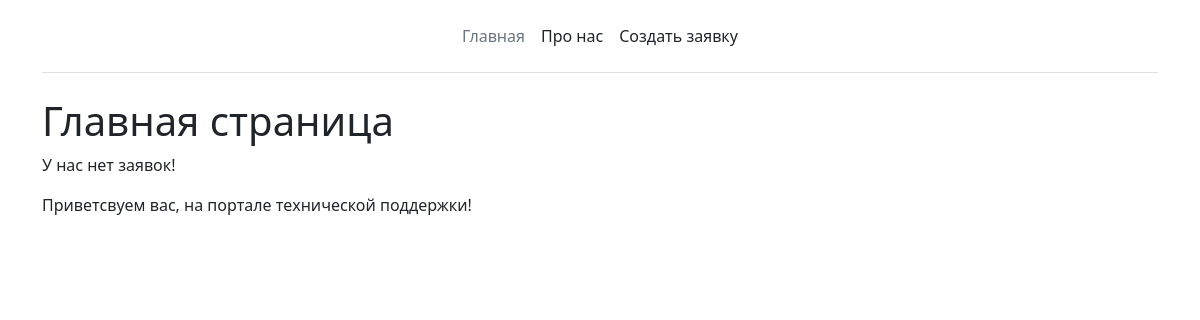
Before: / with the older database file.
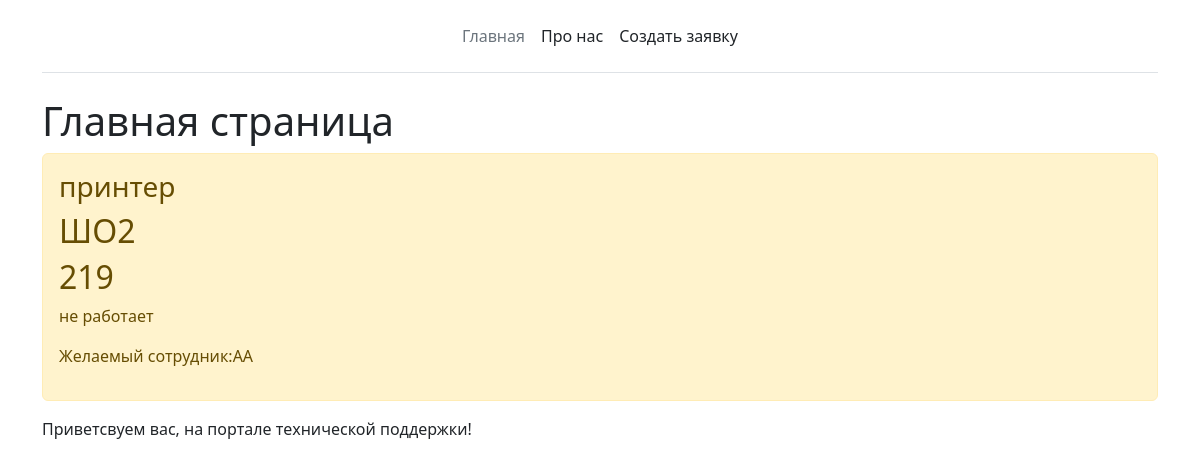
After: the same page with the newer database file.
### main/models.py (models this page shows, shortened)
class Task(models.Model):
    title = models.CharField('Название', max_length = 50)
    ADRESS = (
        ('ШО1', 'ШО1'),
        ('ШО2', 'ШО2'),
        ('ШО8', 'ШО8'),
        ('ШО16', 'ШО16'),
    )
    blank_choice = (('', 'Выберите корпус'),)
    adress = models.CharField('Корпус',max_length=4,choices=blank_choice + ADRESS)
    kabinet = models.IntegerField('Введите кабинет')
    task = models.TextField('Описание')
    SOTRUDNIK = (
        ('AA', 'Артем Андреевич'),
        ('YI', 'Ярослав Игоревич'),
        ('SV', 'Сергей Викторович'),
        ('NO', 'Никита Олегович'),
    )
    sotrudnik_choice = (('', 'Выберите сотрудника'),)
    sotrudnik = models.CharField('Сотрудник',max_length=2,choices=sotrudnik_choice + SOTRUDNIK)
    class Meta:
        verbose_name = 'Заявка'
        verbose_name_plural = 'Заявки'

### main/views.py (the view)
# urls.py: path('', views.index, name='home'),
def index(request):
    tasks = Task.objects.all()
    return render (request, 'main/index.html', {'title': 'Главная страница сайта', 'tasks': tasks})

### main/templates/main/index.html (shortened to what this page needs)
{% extends 'main/base.html' %}
{% block content %}
    <h1>Главная страница</h1>
{% if tasks %}
    {% for element in tasks %}
        <div class="alert alert-warning mt-2">
            <h3>{{ element.title }}</h3>
            <h2>{{element.adress}}</h2>
            <h2>{{element.kabinet}}</h2>
            <p>{{element.task}}</p>
            <p>Желаемый сотрудник:{{element.sotrudnik}}</p>
        </div>
    {% endfor %}
{% else %}
        <p>У нас нет заявок!</p>
{% endif %}
    <p>Приветсвуем вас, на портале технической поддержки!</p>
{% endblock %}

### main/templates/main/base.html (shortened to what this page needs)
<!DOCTYPE html>
<html lang="ru">
<head>
    <link rel="stylesheet" href="https://cdn.jsdelivr.net/npm/bootstrap@5.2.2/dist/css/bootstrap.min.css">
</head>
<body>
    <div class="container">
        <header class="d-flex flex-wrap align-items-center justify-content-center justify-content-md-between py-3 mb-4 border-bottom">
          <a href="/" class="d-flex align-items-center col-md-3 mb-2 mb-md-0 text-dark text-decoration-none">
            <svg class="bi me-2" width="40" height="32" role="img" aria-label="Bootstrap"><use xlink:href="#bootstrap"></use></svg>
          </a>
          <ul class="nav col-12 col-md-auto mb-2 justify-content-center mb-md-0">
            <li><a href="{% url 'home' %}" class="nav-link px-2 link-secondary">Главная</a></li>
            <li><a href="{% url 'about' %}" class="nav-link px-2 link-dark">Про нас</a></li>
            <li><a href="{% url 'create' %}" class="nav-link px-2 link-dark">Создать заявку</a></li>
          </ul>
        </header>
      </div>
<div class="container">
  {% block content %}{% endblock %}
</div>
</body>
</html>

Changed rows visible on the page:
added Task: title "принтер", adress "ШО2", kabinet "219", task "не работает", sotrudnik "AA"
Other visible differences:
text no longer shown: "У нас нет заявок!"
